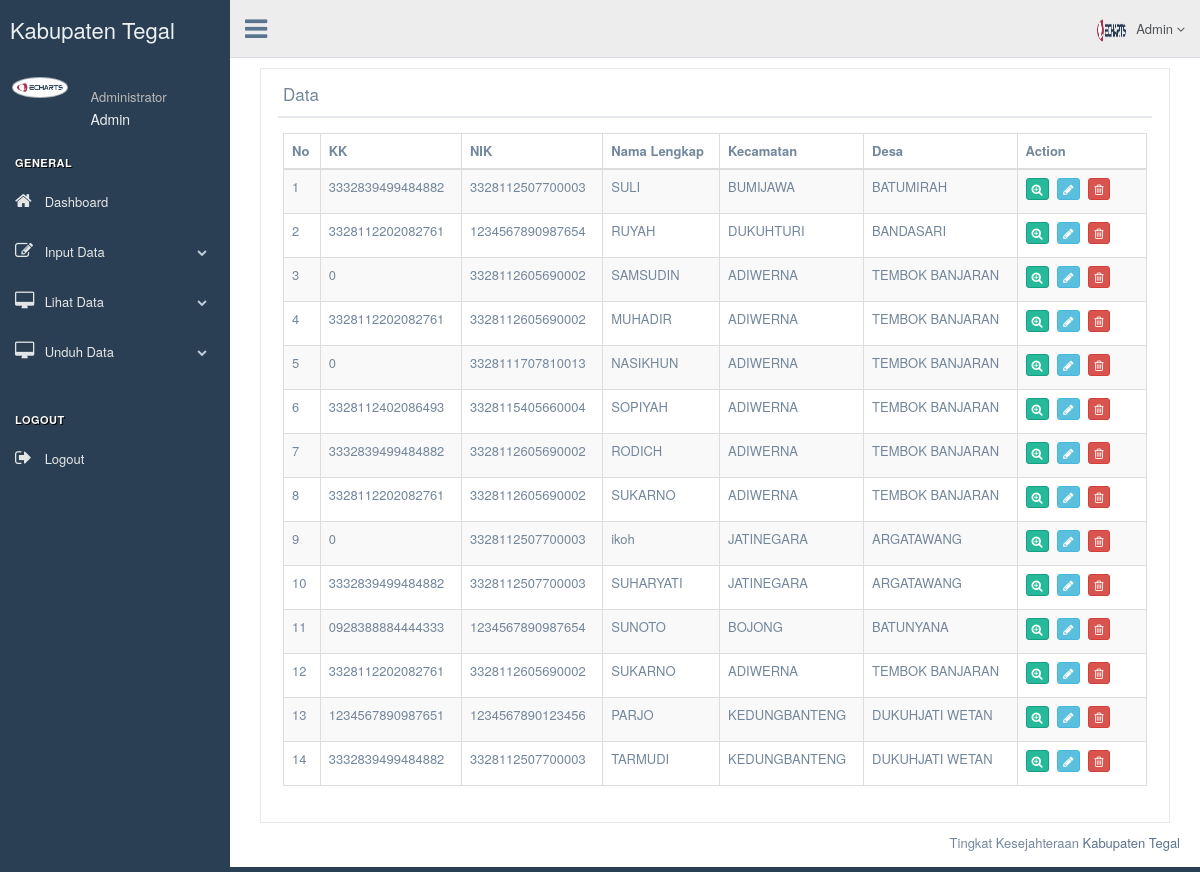
The page /index.php/c_tabel/tabel on the database its author committed.
### tables this page shows
CREATE TABLE `tb_klasifikasi_penduduk` (
  `klasifikasi_id` int(11) NOT NULL,
  `aset_id` int(11) NOT NULL,
  `rumah_id` int(11) NOT NULL,
  `tempat_id` int(11) NOT NULL,
  `kecamatan` varchar(50) NOT NULL,
  `kelurahan` varchar(50) NOT NULL,
  `jumlah_tanggungan` char(10) NOT NULL,
  `keterangan_rumah` char(10) NOT NULL,
  `jumlah_kepemilikan_aset` char(10) NOT NULL,
  `program_sosial` char(10) NOT NULL,
  `bobot_tanggungan` char(10) NOT NULL,
  `bobot_keterangan_rumah` char(10) NOT NULL,
  `bobot_jumlah_aset` char(10) NOT NULL,
  `bobot_program_sosial` char(10) NOT NULL,
  `total_bobot` decimal(4,1) NOT NULL,
  `klasifikasi` varchar(30) NOT NULL,
  `tahun_klasifikasi` year(4) NOT NULL
);

CREATE TABLE `tb_penduduk_pengenalan_tempat` (
  `id` int(11) NOT NULL,
  `kk` char(16) NOT NULL,
  `nik` char(16) NOT NULL,
  `kecamatan` varchar(50) NOT NULL,
  `kelurahan` varchar(50) NOT NULL,
  `alamat` text NOT NULL,
  `nama_krt` varchar(50) NOT NULL,
  `jenis_kelamin` varchar(10) NOT NULL,
  `jumlah_art` char(10) NOT NULL,
  `tahun_input` year(4) NOT NULL
);

CREATE TABLE `tb_kecamatan` (
  `kecamatan_id` int(11) NOT NULL,
  `nama_kecamatan` varchar(30) NOT NULL,
  `total_penduduk` char(10) NOT NULL
);

CREATE TABLE `tb_desa` (
  `id_desa` int(3) NOT NULL,
  `nama_desa` varchar(50) NOT NULL,
  `kecamatan_id` int(11) NOT NULL,
  `total_penduduk` char(10) NOT NULL
);

### application/controllers/c_tabel.php (called while the page is built, shortened)
<?php
class C_Tabel extends My_Controller{
    function __construct(){
        $this->load->helper("url");
        $this->load->model('m_tabel');
        $this->load->library('session');
        $this->load->library('form_validation');
        $this->load->library("pagination");
    }
    public function tabel(){
        $config = array();
        $config["base_url"] = base_url() . "c_tabel/tabel";
        $config["per_page"] = 10000;
        $config["uri_segment"] = 3;
        $this->pagination->initialize($config);
        $page = ($this->uri->segment(3)) ? $this->uri->segment(4) : 0;
        $data["c_tabel"] = $this->m_tabel->
            tampil_data($config["per_page"], $page);
        $data["links"] = $this->pagination->create_links();
        $this->load->view('templates/header');
        $this->load->view('admin/lihatdata/tabel_penduduk', $data);
        $this->load->view('templates/footer');
    }
}
?>

### index.php (called while the page is built, shortened)
<?php
require_once BASEPATH.'core/CodeIgniter.php';

### application/models/m_tabel.php (called while the page is built, shortened)
 <?php
class M_Tabel extends CI_Model{
    public function tampil_data($limit, $start){
        $this->db->limit($limit, $start);
        $this->db->select("*");
        $this->db->from("tb_klasifikasi_penduduk");
        $this->db->join("tb_kecamatan","tb_kecamatan.kecamatan_id=tb_klasifikasi_penduduk.kecamatan");
        $this->db->join("tb_desa","tb_desa.id_desa=tb_klasifikasi_penduduk.kelurahan");
        $this->db->join("tb_penduduk_pengenalan_tempat","tb_penduduk_pengenalan_tempat.id=tb_klasifikasi_penduduk.tempat_id");
        $this->db->order_by('klasifikasi_id','desc');
        $query = $this->db->get();
        return $query->result();
    }
}
?>

### application/views/admin/lihatdata/tabel_penduduk.php (the view)
 <div class="right_col" role="main">
<div class="col-md-12 col-sm-12 col-xs-12">
                <div class="x_panel">
                  <div class="x_title">
                    <h2>Data <small>PMKS</small></h2>
                    <div class="clearfix"></div>
                  </div>
                  <div class="x_content">
                    <table id="datatable" class="table table-striped table-bordered">
                      <thead>
                        <tr>
                        <th>No</th>
                        <th>KK</th>
                          <th>NIK</th>
                          <th>Nama Lengkap</th>
                          <th>Kecamatan</th>
                          <th>Desa</th>
                          <th style="width: 15%">Action</th>
                        </tr>
                      </thead>
                      <tbody>
                      <?php $no=1;
                      if (!empty($c_tabel)) {
                        foreach ($c_tabel as $ct) : ?>
                          <tr>
                          <td><?php echo $no++ ?></td>
                          <td><?php echo $ct->kk ?></td>
                          <td><?php echo $ct->nik ?></td>
                          <td><?php echo $ct->nama_krt ?></td>
                          <td><?php echo $ct->nama_kecamatan ?></td>
                          <td><?php echo $ct->nama_desa ?></td>
                          <td>
                          <a class="btn btn-success btn-xs" title="Lihat Data" href="<?php echo base_url('c_tabel/detail/'.$ct->klasifikasi_id) ?>"><i class="fa fa-search-plus"></i></a>
                          <a class="btn btn-info btn-xs" title="Edit Data" href="<?php echo base_url('c_tabel/edit_pmks/'.$ct->klasifikasi_id) ?>"><i class="fa fa-pencil"></i></a>
                          <a onclick="return confirm('anda yakin?')" title="Hapus Data" class="btn btn-danger btn-xs" href="<?php echo base_url('c_tabel/hapus/'.$ct->klasifikasi_id) ?>"><i class="fa fa-trash-o"></i></a>
    </td>
                          </tr>
                          <?php endforeach;  }?>
                      </tbody>
                    </table>
                  </div>
                </div>
              </div>
 </div>

### rows shown on the page
tb_klasifikasi_penduduk: tempat.kk "3332839499484882", tempat.nik "3328112507700003", tempat.nama_krt "SULI", tb_kecamatan.nama_kecamatan "BUMIJAWA", tb_desa.nama_desa "BATUMIRAH"
tb_klasifikasi_penduduk: tempat.kk "3328112202082761", tempat.nik "1234567890987654", tempat.nama_krt "RUYAH", tb_kecamatan.nama_kecamatan "DUKUHTURI", tb_desa.nama_desa "BANDASARI"
tb_klasifikasi_penduduk: tempat.kk "0", tempat.nik "3328112605690002", tempat.nama_krt "SAMSUDIN", tb_kecamatan.nama_kecamatan "ADIWERNA", tb_desa.nama_desa "TEMBOK BANJARAN"
tb_klasifikasi_penduduk: tempat.kk "3328112202082761", tempat.nik "3328112605690002", tempat.nama_krt "MUHADIR", tb_kecamatan.nama_kecamatan "ADIWERNA", tb_desa.nama_desa "TEMBOK BANJARAN"
tb_klasifikasi_penduduk: tempat.kk "0", tempat.nik "3328111707810013", tempat.nama_krt "NASIKHUN", tb_kecamatan.nama_kecamatan "ADIWERNA", tb_desa.nama_desa "TEMBOK BANJARAN"
tb_klasifikasi_penduduk: tempat.kk "3328112402086493", tempat.nik "3328115405660004", tempat.nama_krt "SOPIYAH", tb_kecamatan.nama_kecamatan "ADIWERNA", tb_desa.nama_desa "TEMBOK BANJARAN"
tb_klasifikasi_penduduk: tempat.kk "3332839499484882", tempat.nik "3328112605690002", tempat.nama_krt "RODICH", tb_kecamatan.nama_kecamatan "ADIWERNA", tb_desa.nama_desa "TEMBOK BANJARAN"
tb_klasifikasi_penduduk: tempat.kk "3328112202082761", tempat.nik "3328112605690002", tempat.nama_krt "SUKARNO", tb_kecamatan.nama_kecamatan "ADIWERNA", tb_desa.nama_desa "TEMBOK BANJARAN"
tb_klasifikasi_penduduk: tempat.kk "0", tempat.nik "3328112507700003", tempat.nama_krt "ikoh", tb_kecamatan.nama_kecamatan "JATINEGARA", tb_desa.nama_desa "ARGATAWANG"
tb_klasifikasi_penduduk: tempat.kk "3332839499484882", tempat.nik "3328112507700003", tempat.nama_krt "SUHARYATI", tb_kecamatan.nama_kecamatan "JATINEGARA", tb_desa.nama_desa "ARGATAWANG"
tb_klasifikasi_penduduk: tempat.kk "0928388884444333", tempat.nik "1234567890987654", tempat.nama_krt "SUNOTO", tb_kecamatan.nama_kecamatan "BOJONG", tb_desa.nama_desa "BATUNYANA"
tb_klasifikasi_penduduk: tempat.kk "3328112202082761", tempat.nik "3328112605690002", tempat.nama_krt "SUKARNO", tb_kecamatan.nama_kecamatan "ADIWERNA", tb_desa.nama_desa "TEMBOK BANJARAN"
tb_klasifikasi_penduduk: tempat.kk "1234567890987651", tempat.nik "1234567890123456", tempat.nama_krt "PARJO", tb_kecamatan.nama_kecamatan "KEDUNGBANTENG", tb_desa.nama_desa "DUKUHJATI WETAN"
tb_klasifikasi_penduduk: tempat.kk "3332839499484882", tempat.nik "3328112507700003", tempat.nama_krt "TARMUDI", tb_kecamatan.nama_kecamatan "KEDUNGBANTENG", tb_desa.nama_desa "DUKUHJATI WETAN"
